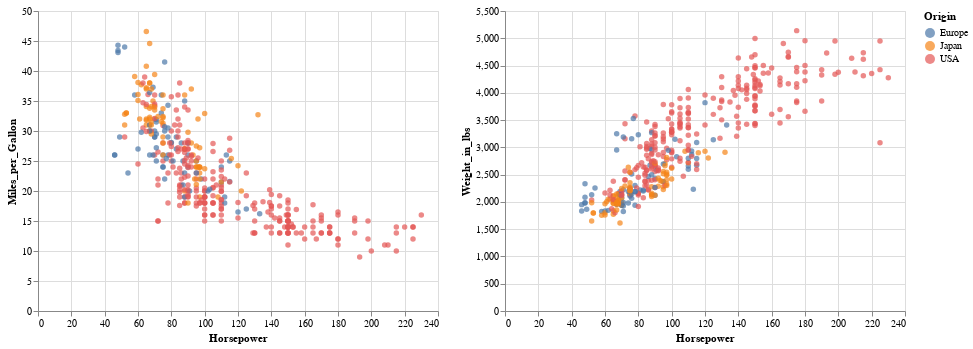

The notebook cell saved with this chart:
### Markdown cell above
I could modify this behavior so that only points that fall within
the intersection of *all* the selections are highlighted.

### Code cell
brush = alt.selection_interval(resolve='intersect')
 
points = (alt.Chart(cars).mark_circle().encode(
    x='Horsepower',
    y='Miles_per_Gallon',
    color=alt.condition(brush, 'Origin', alt.value('lightgray')))
.add_selection(brush))

points | points.encode(y='Weight_in_lbs')

### Figure 1 — Vega-Lite specification as saved in the notebook (floating-point values rounded to 4 significant figures; data arrays with more than 128 entries replaced by an {"elided": "..."} marker saying what was removed)
{"config": {"view": {"continuousWidth": 400, "continuousHeight": 300}}, "hconcat": [{"mark": "circle", "encoding": {"color": {"condition": {"type": "nominal", "field": "Origin", "selection": "selector112"}, "value": "lightgray"}, "x": {"type": "quantitative", "field": "Horsepower"}, "y": {"type": "quantitative", "field": "Miles_per_Gallon"}}, "selection": {"selector112": {"type": "interval", "resolve": "intersect"}}}, {"mark": "circle", "encoding": {"color": {"condition": {"type": "nominal", "field": "Origin", "selection": "selector112"}, "value": "lightgray"}, "x": {"type": "quantitative", "field": "Horsepower"}, "y": {"type": "quantitative", "field": "Weight_in_lbs"}}, "selection": {"selector112": {"type": "interval", "resolve": "intersect"}}}], "data": {"name": "data-f02450ab61490a1363517a0190416235"}, "$schema": "https://vega.github.io/schema/vega-lite/v4.8.1.json", "datasets": {"data-f02450ab61490a1363517a0190416235": {"elided": "406 records"}}}
